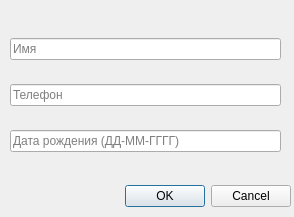
<?xml version="1.0" encoding="UTF-8"?>
<ui version="4.0">
 <class>AddingContactWindow</class>
 <widget class="QDialog" name="AddingContactWindow">
  <property name="geometry">
   <rect>
    <x>0</x>
    <y>0</y>
    <width>294</width>
    <height>217</height>
   </rect>
  </property>
  <property name="windowTitle">
   <string>Dialog</string>
  </property>
  <widget class="QDialogButtonBox" name="buttonBox">
   <property name="geometry">
    <rect>
     <x>110</x>
     <y>180</y>
     <width>181</width>
     <height>32</height>
    </rect>
   </property>
   <property name="orientation">
    <enum>Qt::Horizontal</enum>
   </property>
   <property name="standardButtons">
    <set>QDialogButtonBox::Cancel|QDialogButtonBox::Ok</set>
   </property>
  </widget>
  <widget class="QWidget" name="layoutWidget">
   <property name="geometry">
    <rect>
     <x>10</x>
     <y>20</y>
     <width>271</width>
     <height>151</height>
    </rect>
   </property>
   <layout class="QVBoxLayout" name="verticalLayout">
    <item>
     <widget class="QLineEdit" name="line_edit_name">
      <property name="placeholderText">
       <string>Имя</string>
      </property>
     </widget>
    </item>
    <item>
     <widget class="QLineEdit" name="line_edit_phone">
      <property name="placeholderText">
       <string>Телефон</string>
      </property>
     </widget>
    </item>
    <item>
     <widget class="QLineEdit" name="line_edit_birthday">
      <property name="text">
       <string/>
      </property>
      <property name="placeholderText">
       <string>Дата рождения (ДД-ММ-ГГГГ)</string>
      </property>
     </widget>
    </item>
   </layout>
  </widget>
 </widget>
 <resources/>
 <connections>
  <connection>
   <sender>buttonBox</sender>
   <signal>accepted()</signal>
   <receiver>AddingContactWindow</receiver>
   <slot>accept()</slot>
   <hints>
    <hint type="sourcelabel">
     <x>248</x>
     <y>254</y>
    </hint>
    <hint type="destinationlabel">
     <x>157</x>
     <y>274</y>
    </hint>
   </hints>
  </connection>
  <connection>
   <sender>buttonBox</sender>
   <signal>rejected()</signal>
   <receiver>AddingContactWindow</receiver>
   <slot>reject()</slot>
   <hints>
    <hint type="sourcelabel">
     <x>316</x>
     <y>260</y>
    </hint>
    <hint type="destinationlabel">
     <x>286</x>
     <y>274</y>
    </hint>
   </hints>
  </connection>
 </connections>
</ui>
